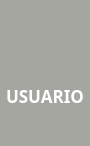
     <widget class="QWidget" name="wid_sidebar" native="true">
      <property name="minimumSize">
       <size>
        <width>0</width>
        <height>0</height>
       </size>
      </property>
      <property name="maximumSize">
       <size>
        <width>90</width>
        <height>16777215</height>
       </size>
      </property>
      <property name="styleSheet">
       <string notr="true">background-color: rgb(165, 166, 159); color: &quot;white&quot;;</string>
      </property>
      <layout class="QVBoxLayout" name="verticalLayout_2">
       <property name="spacing">
        <number>5</number>
       </property>
       <property name="leftMargin">
        <number>0</number>
       </property>
       <property name="topMargin">
        <number>11</number>
       </property>
       <property name="rightMargin">
        <number>0</number>
       </property>
       <property name="bottomMargin">
        <number>19</number>
       </property>
       <item>
        <widget class="QWidget" name="widget_11" native="true">
         <property name="styleSheet">
          <string notr="true">QPushButton{border: 0}</string>
         </property>
         <layout class="QVBoxLayout" name="verticalLayout_3">
          <property name="spacing">
           <number>0</number>
          </property>
          <property name="leftMargin">
           <number>0</number>
          </property>
          <property name="topMargin">
           <number>0</number>
          </property>
          <property name="rightMargin">
           <number>0</number>
          </property>
          <property name="bottomMargin">
           <number>0</number>
          </property>
          <item>
           <widget class="QPushButton" name="btn_config">
            <property name="text">
             <string/>
            </property>
            <property name="icon">
             <iconset>
              <normalon>:/matriculas/img/engrenagem_white.png</normalon>
             </iconset>
            </property>
            <property name="iconSize">
             <size>
              <width>26</width>
              <height>43</height>
             </size>
            </property>
            <property name="checkable">
             <bool>false</bool>
            </property>
            <property name="checked">
             <bool>false</bool>
            </property>
           </widget>
          </item>
          <item>
           <widget class="QPushButton" name="btn_sair">
            <property name="layoutDirection">
             <enum>Qt::LeftToRight</enum>
            </property>
            <property name="styleSheet">
             <string notr="true"/>
            </property>
            <property name="text">
             <string/>
            </property>
            <property name="icon">
             <iconset>
              <normalon>:/matriculas/img/matriculas/sair.png</normalon>
             </iconset>
            </property>
            <property name="iconSize">
             <size>
              <width>40</width>
              <height>40</height>
             </size>
            </property>
            <property name="default">
             <bool>false</bool>
            </property>
            <property name="flat">
             <bool>true</bool>
            </property>
           </widget>
          </item>
          <item>
           <spacer name="spacer1">
            <property name="orientation">
             <enum>Qt::Vertical</enum>
            </property>
            <property name="sizeHint" stdset="0">
             <size>
              <width>20</width>
              <height>40</height>
             </size>
            </property>
           </spacer>
          </item>
         </layout>
        </widget>
       </item>
       <item>
        <widget class="QLabel" name="user_name">
         <property name="enabled">
          <bool>true</bool>
         </property>
         <property name="minimumSize">
          <size>
           <width>75</width>
           <height>0</height>
          </size>
         </property>
         <property name="font">
          <font>
           <family>Yu Gothic UI Semibold</family>
           <pointsize>13</pointsize>
           <weight>75</weight>
           <bold>true</bold>
          </font>
         </property>
         <property name="focusPolicy">
          <enum>Qt::NoFocus</enum>
         </property>
         <property name="acceptDrops">
          <bool>false</bool>
         </property>
         <property name="layoutDirection">
          <enum>Qt::LeftToRight</enum>
         </property>
         <property name="autoFillBackground">
          <bool>false</bool>
         </property>
         <property name="styleSheet">
          <string notr="true">color: rgb(255, 255, 255);</string>
         </property>
         <property name="text">
          <string>USUARIO</string>
         </property>
         <property name="scaledContents">
          <bool>false</bool>
         </property>
         <property name="alignment">
          <set>Qt::AlignCenter</set>
         </property>
        </widget>
       </item>
       <item>
        <widget class="QLabel" name="logo">
         <property name="minimumSize">
          <size>
           <width>84</width>
           <height>0</height>
          </size>
         </property>
         <property name="layoutDirection">
          <enum>Qt::RightToLeft</enum>
         </property>
         <property name="text">
          <string/>
         </property>
         <property name="pixmap">
          <pixmap resource="../autoFiles/qrc.qrc">:/login/img/login/logo_pedras_vivas.png</pixmap>
         </property>
        </widget>
       </item>
      </layout>
     </widget>
